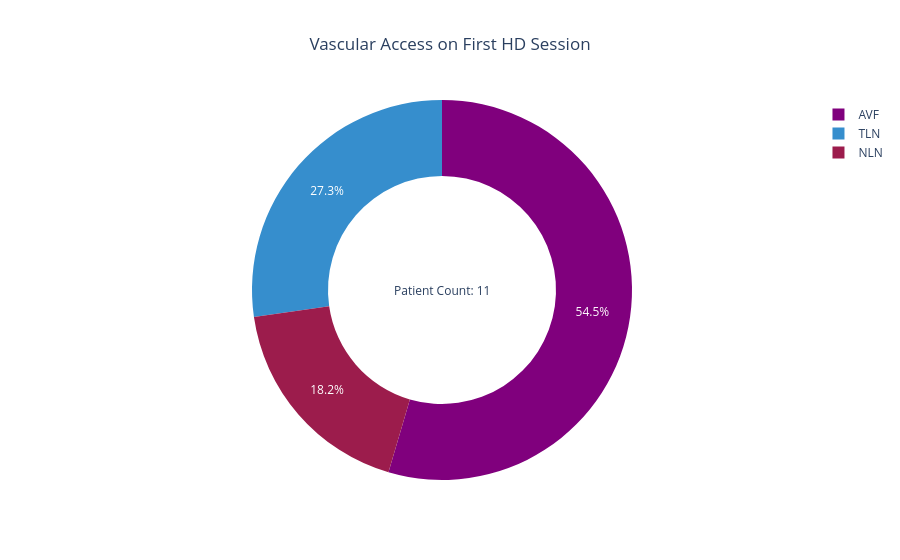

Here is the notebook cell this chart was saved with:
### Code cell
display(Markdown(dialysis_descriptions["INCIDENT_INITIAL_ACCESS"]))
label_colors = {'AVF': "rgb(128,0,125)",'AVG':"rgb(112,173,71)", 'NLN':"rgb(156,28,76)", "TLN":"rgb(54,142,205)", "DoesNotContain":"rgb(0,0,0)"}

colors = {key: label_colors[key] for key in dialysis_stats.units[satunit].incident_initial_access.data.x}


#print(colors)
#print(dialysis_stats.units[satunit].incident_initial_access.data.x)

centre_text = f'Patient Count: {dialysis_stats.units[satunit].incident_initial_access.metadata.population_size}'
access_fig = px.pie(
    values=dialysis_stats.units[satunit].incident_initial_access.data.y,
    names=dialysis_stats.units[satunit].incident_initial_access.data.x,
    title=dialysis_stats.units[satunit].incident_initial_access.metadata.title,
    hole=0.6,
    color = colors.keys(),
    color_discrete_map = colors,
)
access_fig.add_annotation(
    dict(x=0.5, y=0.5,  align='center',showarrow = False, text=centre_text)
)
access_fig.update_layout( title_x=0.5)




access_fig.show("png")

### Figure 1 — Plotly figure (JSON) as saved in the notebook; plotly's stock layout.template omitted (floating-point values rounded to 4 significant figures)
{"data": [{"customdata": [["AVF"], ["NLN"], ["TLN"]], "domain": {"x": [0, 1], "y": [0, 1]}, "hole": 0.6, "hovertemplate": "label=%{label}<br>value=%{value}<br>color=%{customdata[0]}<extra></extra>", "labels": ["AVF", "NLN", "TLN"], "legendgroup": "", "marker": {"colors": ["rgb(128,0,125)", "rgb(156,28,76)", "rgb(54,142,205)"]}, "name": "", "showlegend": true, "type": "pie", "values": [6, 2, 3]}], "layout": {"annotations": [{"align": "center", "showarrow": false, "text": "Patient Count: 11", "x": 0.5, "y": 0.5}], "legend": {"tracegroupgap": 0}, "title": {"text": "Vascular Access on First HD Session", "x": 0.5}}}
